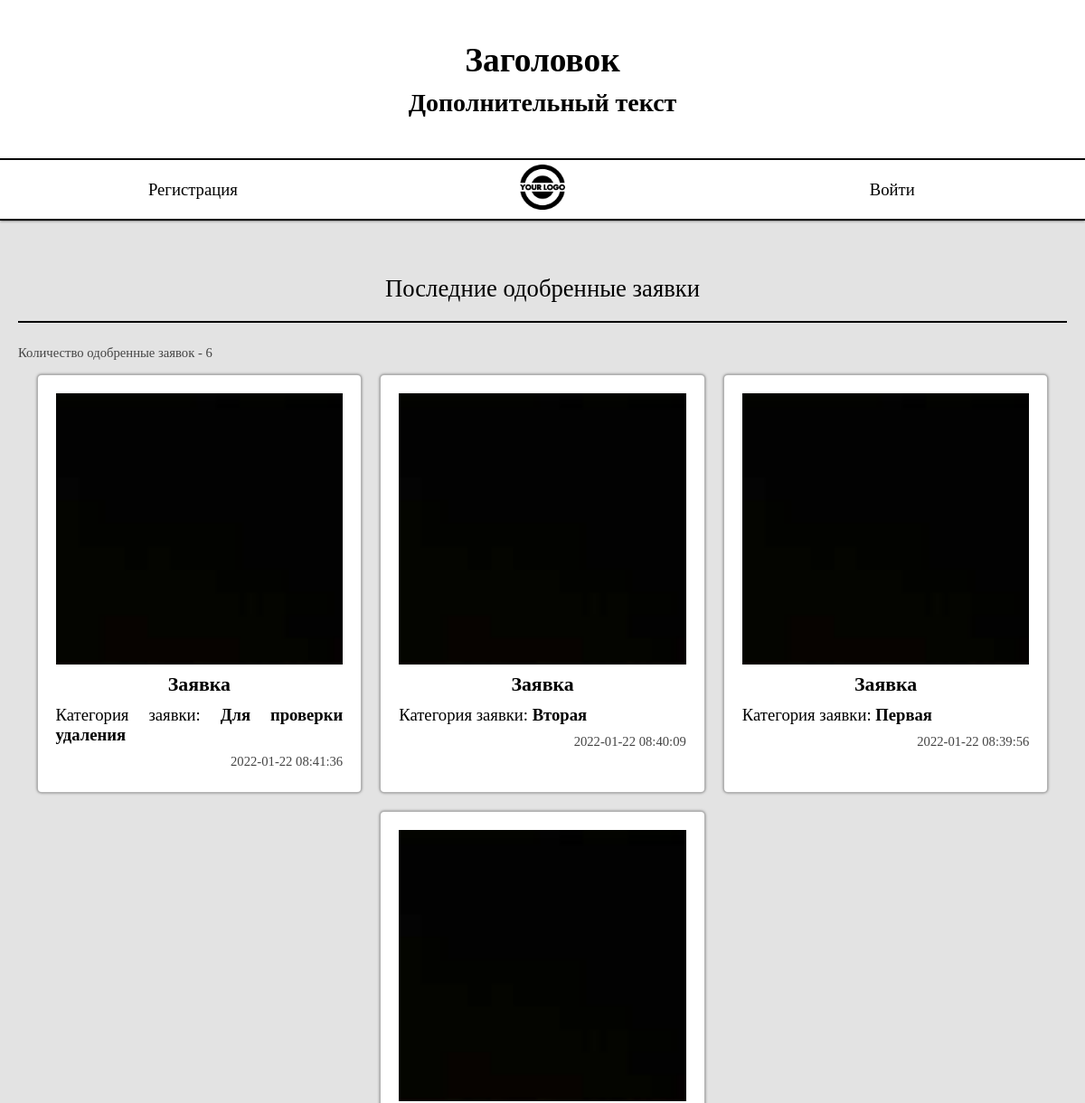
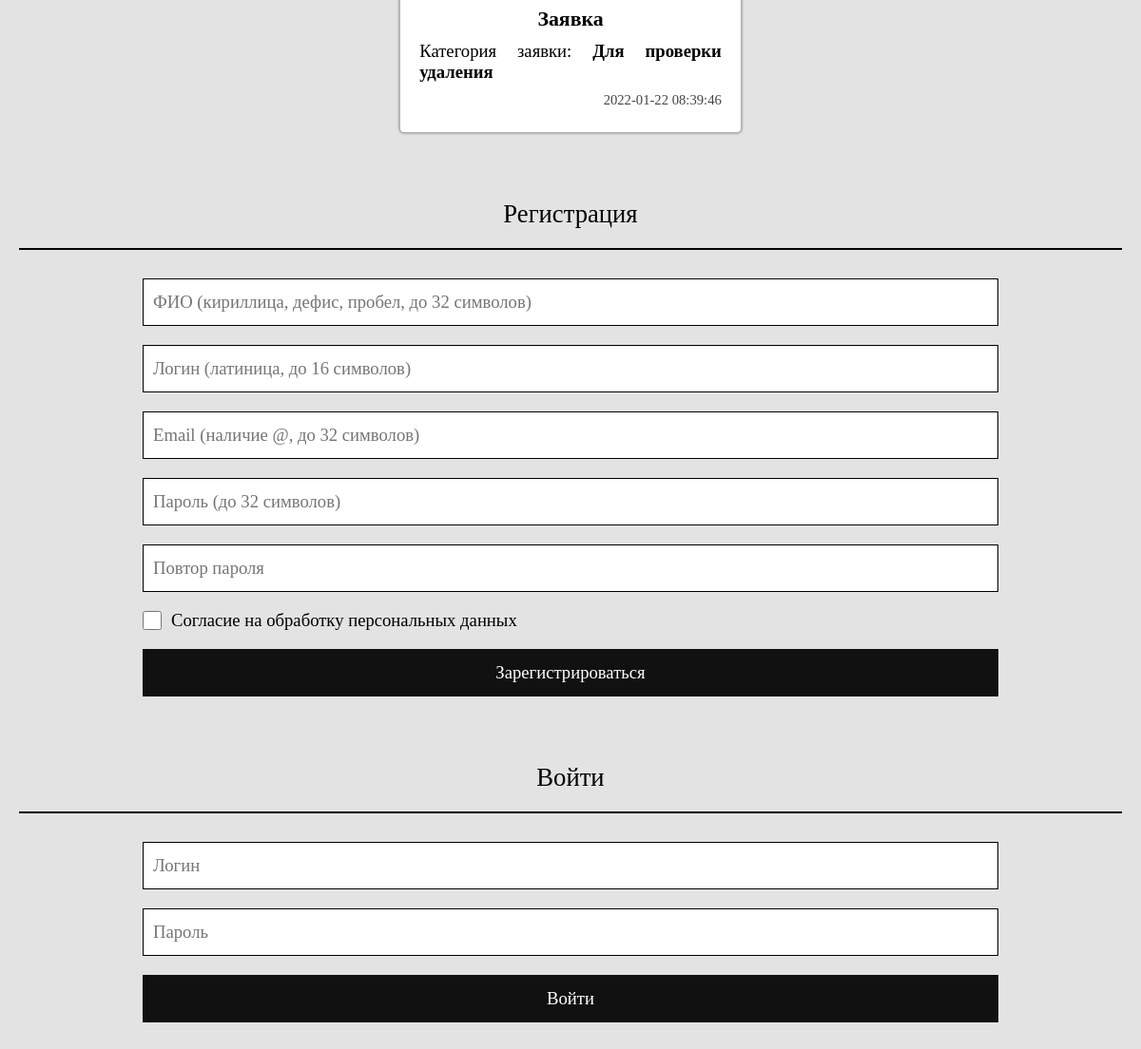
The page / on the database its author committed (2 pictures, top to bottom).
### tables this page shows
CREATE TABLE `applications` (
  `application_id` int(11) NOT NULL,
  `user_id` int(11) NOT NULL,
  `title` varchar(64) NOT NULL,
  `description` varchar(256) NOT NULL,
  `category` varchar(64) NOT NULL,
  `path_image_before` varchar(512) NOT NULL,
  `path_image_after` varchar(512) DEFAULT NULL,
  `status` varchar(32) NOT NULL,
  `rejection_reason` varchar(256) DEFAULT NULL,
  `created_at` timestamp NOT NULL DEFAULT current_timestamp()
);

### index.php (the view, shortened to what this page needs)
<?php
include "connect.php";
$count = $connect->query("SELECT COUNT(*) FROM `applications` WHERE `status`='Одобрена'")->fetch_array()[0];
$sql = "SELECT * FROM `applications` WHERE `status`='Одобрена' ORDER BY `created_at` DESC LIMIT 4";
$result = $connect->query($sql);
$app = "";
while($row = $result->fetch_assoc())
	$app .= sprintf('
		<div class="col">
			<img src="%s">
			<h3>%s</h3>
			<p>Категория заявки: <b>%s</b></p>
			<p class="small">%s</p>
		</div>
	', $row["path_image_after"], $row["title"], $row["category"], $row["created_at"]);
include "header.php";
?>
	<main>
		<div class="content">
			<div class="head">Последние одобренные заявки</div>
			<p class="small">Количество одобренные заявок - <?= $count ?></p>
			<div class="row"><?= $app ?></div>
			<div class="head" id="register">Регистрация</div>
			<form action="controllers/register.php" method="POST">
				<input type="text" name="fio" placeholder="ФИО (кириллица, дефис, пробел, до 32 символов)" pattern="[а-яА-ЯёЁ\-\s]{1,32}" required>
				<input type="text" name="login" placeholder="Логин (латиница, до 16 символов)" pattern="[a-zA-Z]{1,16}" required>
				<input type="email" name="email" pattern=".{1,32}" placeholder="Email (наличие @, до 32 символов)" required>
				<input type="password" name="password" pattern=".{1,32}" placeholder="Пароль (до 32 символов)" required>
				<input type="password" name="password_check" placeholder="Повтор пароля" required>
				<div class="line">
					<input type="checkbox" required>
					<p>Согласие на обработку персональных данных</p>
				</div>
				<button>Зарегистрироваться</button>
			</form>
			<div class="head" id="login">Войти</div>
			<form action="controllers/login.php" method="POST">
				<input type="text" name="login" placeholder="Логин">
				<input type="password" name="password" placeholder="Пароль">
				<button>Войти</button>
			</form>
		</div>
	</main>
</body>
</html>

### header.php (shortened to what this page needs)
<?php
	$role = "guest";
	$menu = "";
	switch($role) {
		case "guest":
			$menu = '
				<p><a href="index.php#register">Регистрация</a></p>
				<p><a href="index.php"><img src="logo/logo.png" alt=""></a></p>
				<p><a href="index.php#login">Войти</a></p>
			';
		break;
	};
?>
<!DOCTYPE html>
<html lang="ru">
<head>
	<link rel="stylesheet" href="style.css">
</head>
<body>
	<header>
		<div class="top">
			<h1>Заголовок</h1>
			<h2>Дополнительный текст</h2>
		</div>
		<div class="content">
			<nav><?= $menu ?></nav>
		</div>
	</header>

### style.css (style rules this page uses)
* { margin: 0px; padding: 0px; box-sizing: border-box; }
body { font-size: 14pt; background-color: #e3e3e3; font-family: Lagoda; }
a { color: black; cursor: pointer; text-decoration: none; }
img { max-width: 100%; object-fit: cover; }
h1,h2,h3,h4,p { padding: 5px 0; }
p.small { font-size: 11pt; color: #444; }
div.content { max-width: 720px; padding: 0 20px; margin: 0 auto; }
div.head { padding: 20px 0; margin: 40px 0 20px; font-size: 20pt; text-align: center; border-bottom: solid 2px black; }
div.row { display: flex; flex-wrap: wrap; justify-content: space-between; }
div.col { width: 49%; padding: 20px; margin: 10px 0; border-radius: 5px; background-color: white; border: solid 1px rgba(0,0,0,0.3); box-shadow: 0 0 3px rgba(0,0,0,0.5); }
div.col img { width: 100%; height: 300px; }
div.col h3 { text-align: center; }
div.col p { text-align: justify; }
div.col p.small { text-align: right; }
form { max-width: 700px; margin: 0 auto; text-align: center; }
form input, form select, form textarea, form button { width: 100%; margin: 10px 0; height: 50px; font-size: 14pt; padding-left: 10px; border: solid 1px black; font-family: Lagoda; }
form input[type=checkbox] { width: 20px; height: 20px; margin-right: 10px; }
form button { cursor: pointer; padding: 0; transition: .2s; color: white; border: none; background-color: #111; }
form div.line { display: flex; align-items: center; }
header { background-color: white; border-bottom: solid 2px black; box-shadow: 0 0 3px rgba(0,0,0,0.7); }
header div.top { padding: 40px 0; display: flex; flex-direction: column; justify-content: center; align-items: center; border-bottom: solid 2px black; }
header nav { display: flex; align-items: center; }
header p { width: 100%; text-align:center; }
header img { width: 50px; height: 50px; }
main { margin-bottom: 40px; }
@media screen and (min-width: 1200px) { div.content { max-width: 1200px; } }
@media screen and (min-width: 1200px) { div.row { justify-content: center; } }
@media screen and (min-width: 1200px) { div.col { margin: 10px; width: 31%; } }
@media screen and (min-width: 1200px) { form { max-width: 900px; } }

### rows shown on the page
applications: path_image_after (picture), title "Заявка", category "Для проверки удаления", created_at "2022-01-22 08:41:36"
applications: path_image_after (picture), title "Заявка", category "Вторая", created_at "2022-01-22 08:40:09"
applications: path_image_after (picture), title "Заявка", category "Первая", created_at "2022-01-22 08:39:56"
applications: path_image_after (picture), title "Заявка", category "Для проверки удаления", created_at "2022-01-22 08:39:46"

### other values the page prints
$count "6"
